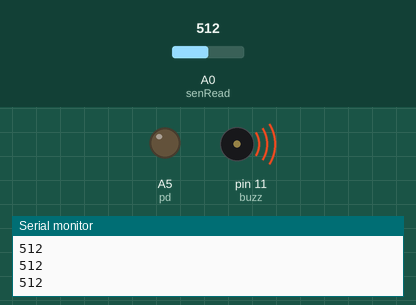
A sketch run on a simulated Arduino Uno, built with avr-gcc and run on an emulated ATmega328P. Parts: output pins drawn as LEDs (lit = HIGH), buzzer (waves = sounding, pin HIGH), the last lines printed to the serial monitor. The inputs (shaded band) are chosen by the test bench; at power-on: A0 (senRead) = 512.

Above: at 1.2 s.
1.3 s: A0 (senRead) set to 841
2.8 s: A0 (senRead) set to 859
At 3.3 s:
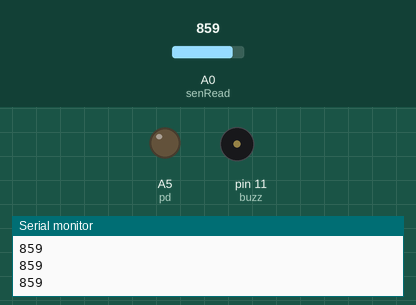
4.3 s: A0 (senRead) set to 840
At 5.5 s:
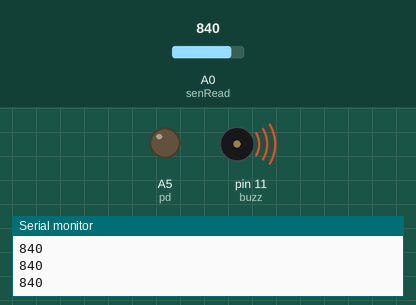
5.8 s: A0 (senRead) set to 860
At 6.9 s:
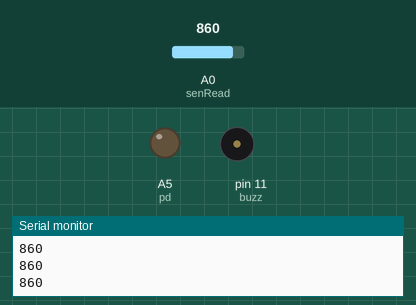
Timing chart, 0 to 8.3 s (numbered marks = the images above; inputs shaded):
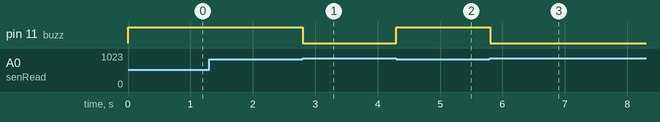

Measured:
- the behaviour switches between 850 and 851 on A0 (senRead) (found by bisection; images 0 and 1)
- after the input at 2.8 s, pin 11 (buzz): HIGH → LOW at once
- after the input at 4.3 s, pin 11 (buzz): LOW → HIGH at once
- after the input at 5.8 s, pin 11 (buzz): HIGH → LOW at once

The sketch:

photodiode.ino
```cpp
int buzz = 11; //set pin 11 sebagai pin untuk buzze
int senRead = 0; //men set senRead adalah 0
int limit = 850;// men set limit sampe 850
int pd = A5;// set pin pd pada pin  A5
void setup()
{
 pinMode(pd,OUTPUT); // men set pd sebagai output
pinMode(buzz,OUTPUT); // sen pin buzz sebagai output
digitalWrite(buzz,LOW); //men sett keadaan buzz LOW
Serial.begin(9600); // untutk mengaktifkan serial monitor
}
void loop()
{
 int val=analogRead(senRead); // membuat variable baru yaitu val yang isinya dari analogread senRead
Serial.println(val); // untuk menampilkan hasil dari val ke serial monitor
if(val <= limit) // val kurarng dari limit
 {
 digitalWrite(buzz,HIGH); // maka buzz  akan keadaan HIGH (aktif)
delay(20); // delay selama 20ms
 }
 else if(val > limit) // jika val lebih dari limit
 {
 digitalWrite(buzz,LOW); // maka buzz akan keadaan LOW (mati)
delay(20); // delay selama 20ms
 }
}

//C:\\Users\\mrwgj\\AppData\\Local\\Temp\\arduino_build_71861/photodiode.ino.hex
```
